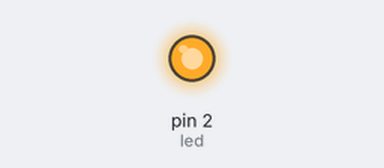
This sketch was run on a simulated Arduino Uno, built with avr-gcc and run on an emulated ATmega328P. On the bench: output pins drawn as LEDs (lit = HIGH). What the sketch prints to the serial monitor is not drawn.

Above: at 0.1 s.
At 6.5 s:
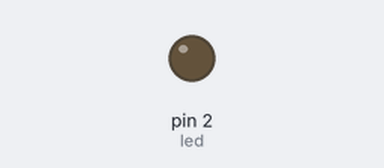
Timing chart, 0 to 14.3 s (numbered marks = the images above):
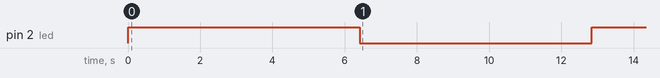

The sketch:

Tarea_1_Subida_Bajada.ino
```cpp
int led = 2;

void setup() {
  pinMode(led, OUTPUT);
  Serial.begin(9600);
}

void loop() {
  for(int i = 0; i <= 255; i++){
    analogWrite(led, i);
    analogWrite(2, 255 - i);
    Serial.println(i);
    delay(50);
  }

  for(int i = 0; i <= 255; i--){
    analogWrite(led, i);
    analogWrite(2, 255 - i);
    Serial.println(i);
    delay(50);
  }
}
```

Measured:
- by itself, pin 2 (led): LOW → HIGH at 0.00 s, → LOW 6.4 s later, → HIGH 6.4 s later
